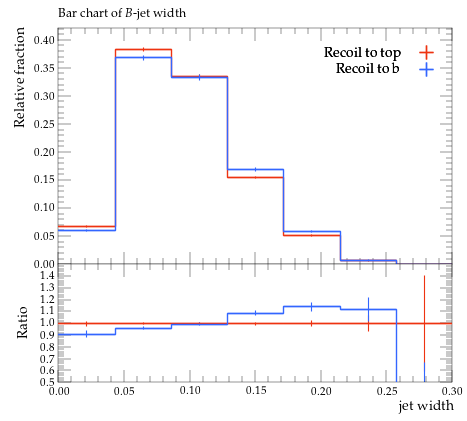

Here is the Python script that generated this plot:
#! /usr/bin/env python

# This Python script was auto-generated using YODA v2.0.2.
# Analysis object: /MC_HFDECAYS/width_B_jet
# Timestamp: 31-07-2026 (13:13:54)

import matplotlib as mpl
import matplotlib.pyplot as plt
mpl.use('Agg') # comment out for interactive use
import os
import numpy as np

plotDir = os.path.split(os.path.realpath(__file__))[0]
if 'YODA_USER_PLOT_PATH' in globals():
    plot_outdir = globals()['YODA_USER_PLOT_PATH']
else:
    plot_outdir = plotDir

#plot style
plt.style.use(os.path.join(plotDir, '../default.mplstyle'))
# plot metadata
figW, figH = plt.rcParams['figure.figsize']
ax_xLabel = r'jet width'
ax_yLabel = r'Relative fraction'
ax_title  = r'Bar chart of $B$-jet width'
ax_xScale = 'linear'
ax_yScale = 'linear'
xLims = (0.0, 0.3)
yLims = (0.0, 0.42145202000000004)

# TeX-friendly labels for the legend
labels = {
    'legend' : ([ r"Recoil to top", r"Recoil to b" ], r""),
}

# Adjust canvas width and height
canvasW = 10.0
canvasH = 9.0
figW *= canvasW/10.
figH *= canvasH/9.

# Create figure and axis objects
fig, (ax, ratio0_ax) = plt.subplots(2, 1, sharex=True,
                  figsize=(figW,figH), gridspec_kw={'height_ratios': (6.0, 3.0)})

# Set figure margins
plt.subplots_adjust(
    left   = 1.0 * plt.rcParams['figure.subplot.left'],
    right  = 1.0 * plt.rcParams['figure.subplot.right'],
    top    = 1.0 * plt.rcParams['figure.subplot.top'],
    bottom = 1.0 * plt.rcParams['figure.subplot.bottom'])

ratio0_ax.yaxis.set_major_locator(mpl.ticker.MultipleLocator(0.1))
ratio0_ax.set_ylim(0.5, 1.4999)
ratio0_ax.set_ylabel('Ratio')

# the numerical data is stored in a separate file
dataf = dict()
prefix = os.path.split(__file__)[0]
if prefix:    prefix = prefix + '/'
exec(open(prefix+'width_B_jet__data.py').read(), dataf)


legend_handles = dict() # keep track of handles for the legend

# style options for curves
# starts at zorder>=5 to draw curve on top of legend
styles = {
  'recoil_t': {
    'color' : '#EE3311',
    'linestyle' : '-',
    'linewidth' : 1,
    'marker' : 'none',
    'markersize' : 2,
    'capsize' : 0.0,
    'zorder' : 5,
    'histstyle' : 1,
    'drawstyle' : 'steps-pre',
    'xerrorbars' : 1,
    'yerrorbars' : 1,
    'fillcolor' : None,
    'fillopacity' : 1.0,
    'ratio0_linestyle' : '-',
    'ratio0_linewidth' : 1,
    'ratio0_marker' : 'none',
    'ratio0_markersize' : 2,
    'ratio0_capsize' : 0.0,
    'ratio0_zorder' : 5,
    'ratio0_histstyle' : 1,
    'ratio0_drawstyle' : 'steps-pre',
    'ratio0_xerrorbars' : 1,
    'ratio0_yerrorbars' : 1,
  },
  'recoil_b': {
    'color' : '#3366FF',
    'linestyle' : '-',
    'linewidth' : 1,
    'marker' : 'none',
    'markersize' : 2,
    'capsize' : 0.0,
    'zorder' : 6,
    'histstyle' : 1,
    'drawstyle' : 'steps-pre',
    'xerrorbars' : 1,
    'yerrorbars' : 1,
    'fillcolor' : None,
    'fillopacity' : 1.0,
    'ratio0_linestyle' : '-',
    'ratio0_linewidth' : 1,
    'ratio0_marker' : 'none',
    'ratio0_markersize' : 2,
    'ratio0_capsize' : 0.0,
    'ratio0_zorder' : 6,
    'ratio0_histstyle' : 1,
    'ratio0_drawstyle' : 'steps-pre',
    'ratio0_xerrorbars' : 1,
    'ratio0_yerrorbars' : 1,
  },
}

# curve from input yoda files in main panel
for label, yvals in dataf['yvals'].items():
    if all(np.isnan(v) for v in dataf['yvals'][label]):
        continue
    tmp = None
    if styles[label]['histstyle']: # draw as histogram
        xpos = dataf['xedges'][label] if styles[label]['drawstyle'] else dataf['xpoints'][label]
        ypos = np.insert(yvals, 0, yvals[0]) if styles[label]['drawstyle'] else yvals
        if styles[label]['fillcolor']: # fill area below curve
            ax.fill_between(xpos, ypos, step='pre',
                            color=styles[label]['fillcolor'],
                            alpha=styles[label]['fillopacity'])
        tmp, = ax.plot(xpos, ypos,
                       color=styles[label]['color'],
                       linestyle=styles[label]['linestyle'],
                       linewidth=styles[label]['linewidth'],
                       drawstyle=styles[label]['drawstyle'], solid_joinstyle='miter',
                       zorder=styles[label]['zorder'], label=label)
    tmp = ax.errorbar(dataf['xpoints'][label], yvals,
                      xerr=np.array(dataf['xerrs'][label])*styles[label]['xerrorbars'],
                      yerr=np.array(dataf['yerrs'][label])*styles[label]['yerrorbars'],
                      fmt=styles[label]['marker'], capsize=styles[label]['capsize'],
                      markersize=styles[label]['markersize'],
                      ecolor=styles[label]['color'],
                      color=styles[label]['color'], zorder=styles[label]['zorder'])
    tmp[-1][0].set_linestyle(styles[label]['linestyle'])
    tmp[-1][0].set_linewidth(styles[label]['linewidth'])
    if label in dataf['add_legend_handle']:  legend_handles[label] = tmp
    for varLabel in dataf['variation_yvals'].keys():
        if varLabel.startswith(label):
            tmp, = ax.plot(dataf['xedges'][label], dataf['variation_yvals'][varLabel],
                           color=styles[label]['color'],
                           linestyle=styles[label]['linestyle'],
                           linewidth=styles[label]['linewidth'],
                           drawstyle='steps-pre', solid_joinstyle='miter',
                           zorder=styles[label]['zorder'], alpha=0.5)


# plots on ratio panel
# curve from input yoda files in ratio panel
for label, yvals in dataf['ratio0_yvals'].items():
    if all(np.isnan(v) for v in yvals):
        continue
    if styles[label]['ratio0_histstyle']: # plot as histogram
        xpos = dataf['xedges']['recoil_t'] if styles[label]['ratio0_drawstyle'] else dataf['xpoints']['recoil_t']
        ypos = np.insert(yvals, 0, yvals[0]) if styles[label]['ratio0_drawstyle'] else yvals
        ratio0_ax.plot(xpos, ypos,
                       color=styles[label]['color'],
                       linewidth=styles[label]['linewidth'],
                       linestyle=styles[label]['ratio0_linestyle'],
                       drawstyle=styles[label]['ratio0_drawstyle'], zorder=styles[label]['zorder'],
                       solid_joinstyle='miter')
    tmp = ratio0_ax.errorbar(dataf['xpoints']['recoil_t'], yvals,
                             xerr=np.array(dataf['ref_xerrs'])*styles[label]['ratio0_xerrorbars'],
                             yerr=np.array(dataf['ratio0_yerrs'][label])*styles[label]['ratio0_yerrorbars'],
                             fmt=styles[label]['ratio0_marker'], capsize=styles[label]['ratio0_capsize'],
                             markersize=styles[label]['ratio0_markersize'],
                             ecolor=styles[label]['color'],
                             color=styles[label]['color'])
    tmp[-1][0].set_linestyle(styles[label]['ratio0_linestyle'])
    tmp[-1][0].set_linewidth(styles[label]['ratio0_linewidth'])

    for varlabel in dataf['ratio0_variation_vals'].keys():
        if varlabel.startswith(label):
            ratio0_ax.plot(dataf['xedges']['recoil_t'],
                            dataf['ratio0_variation_vals'][varlabel],
                            color=styles[label]['color'],
                            linestyle=styles[label]['linestyle'],
                            linewidth=styles[label]['linewidth'],
                            drawstyle='steps-pre', solid_joinstyle='miter',
                            zorder=1, alpha=0.5)

legend_items = list(legend_handles.values())
ax.add_artist(ax.legend(legend_items,
                        labels['legend'][0],
                        title=labels['legend'][1],
                        alignment='right',
                        loc='upper right',
                        bbox_to_anchor=(1.0, 0.97),markerfirst=False))

# set plot metadata as defined above
ratio0_ax.set_xlabel(ax_xLabel)
ratio0_ax.xaxis.set_label_coords(1., -0.15)
ax.set_ylabel(ax_yLabel, ha='right', va='top')
ax.yaxis.set_label_coords(-0.11, 1.0)
ax.set_title(ax_title, loc='left')
ax.set_xscale(ax_xScale)
ax.set_yscale(ax_yScale)
ax.set_xlim(xLims)
ax.set_ylim(yLims)

# tick formatting
plt.rcParams['xtick.top'] = True
plt.rcParams['ytick.right'] = True
fig.align_ylabels((ax, ratio0_ax))
plt.savefig(os.path.join(plot_outdir, 'width_B_jet.pdf'), format='PDF')
plt.savefig(os.path.join(plot_outdir, 'width_B_jet.png'), format='PNG')

plt.close(fig)
